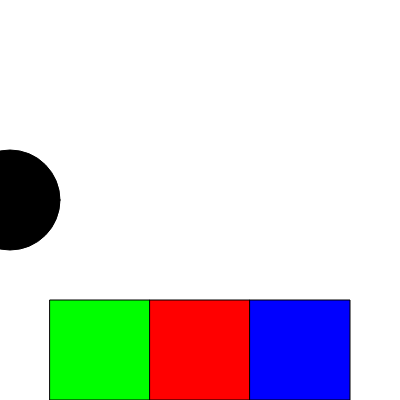
Frame 1 (no input)
Frame 60 (no input): identical to frame 1, image omitted
Frame 120 (the mouse pressed at the canvas centre since frame 60): identical to frame 1, image omitted

The p5.js sketch that drew this single still picture (run headless with seeded random() and noise() and a simulated clock; from frame 60 on, the mouse is pressed at the canvas centre):

// p5.js sketch
// ── sketch.js
var interfaceItems = [];

var currentType = "";

var bubble1;


function setup() {
    createCanvas(400, 400);


    interfaceItems.push(new interface(50, 300, 100, "start"));
    interfaceItems.push(new interface(150, 300, 100, "stop"));
    interfaceItems.push(new interface(250, 300, 100, "restart"));

    bubble1 = new bubble(10, 200, 100);


}

function draw() {

    background(255);
    fill(0);
    text(currentType, 10, 10);

    for (var i = 0; i < interfaceItems.length; i++) {
        var currentItemCheck = interfaceItems[i].check();
        console.log(currentItemCheck);
        var settingFill;
        if (currentItemCheck == true) {
            settingFill = 100;
        } else {
            settingFill = 255;
        }
        interfaceItems[i].display(settingFill);

    }

    if (currentType == "start") {
        bubble1.move();
    } else if (currentType == "stop") {

    } else if (currentType == "restart") {
		bubble1.move1();
    }


    bubble1.display();
    bubble1.checkWidth();

}




function interface(tempX, tempY, tempBoxSize, tempType) {

    this.x = tempX;
    this.y = tempY;
    this.boxSize = tempBoxSize;
    this.type = tempType;


    this.display = function (setFill) {

        if (this.type == "start") {
            fill(0, 255, 0, setFill);
        } else if (this.type == "stop") {
            fill(255, 0, 0, setFill);
        } else if (this.type == "restart") {
            fill(0, 0, 255, setFill);
        }

        rect(this.x, this.y, this.boxSize, this.boxSize);
    }


    this.check = function () {
        if (mouseX > this.x && mouseX < (this.x + this.boxSize) && mouseY > this.y && mouseY < (this.y + this.boxSize)) {
            return true;
        } else {
            return false;
        }
    }
}

function bubble(tempX, tempY, tempDiameter) {

    this.x = tempX;
    this.y = tempY;
    this.diameter = tempDiameter;


    this.display = function () {
        fill(0);
        ellipse(this.x, this.y, this.diameter, this.diameter);
    }


    this.move = function () {
        this.x++;
    }

	 this.move1 = function () {
        this.x = 1;
		 
    }

    this.checkWidth = function () {
        if (this.x > width) {
            this.x = 0;
            return true;
        }else{
            return false;
        }
    }


}


function mousePressed() {

    for (var i = 0; i < interfaceItems.length; i++) {
        var checkItem = interfaceItems[i].check();
        if (checkItem == true) {
            currentType = interfaceItems[i].type;
            console.log(currentType);
        }
    }

}
